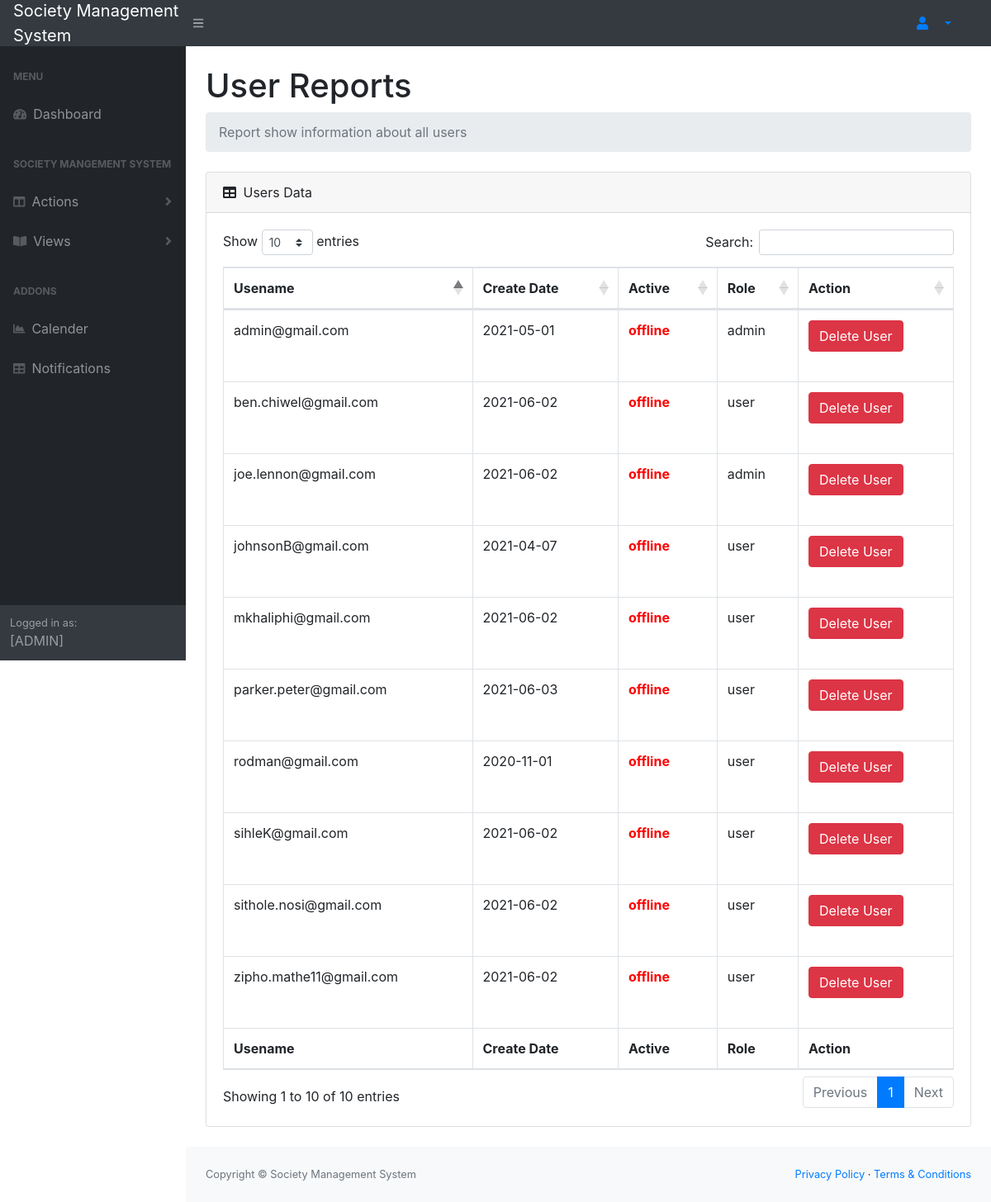
/users.php, run on an earlier commit of the app's database.
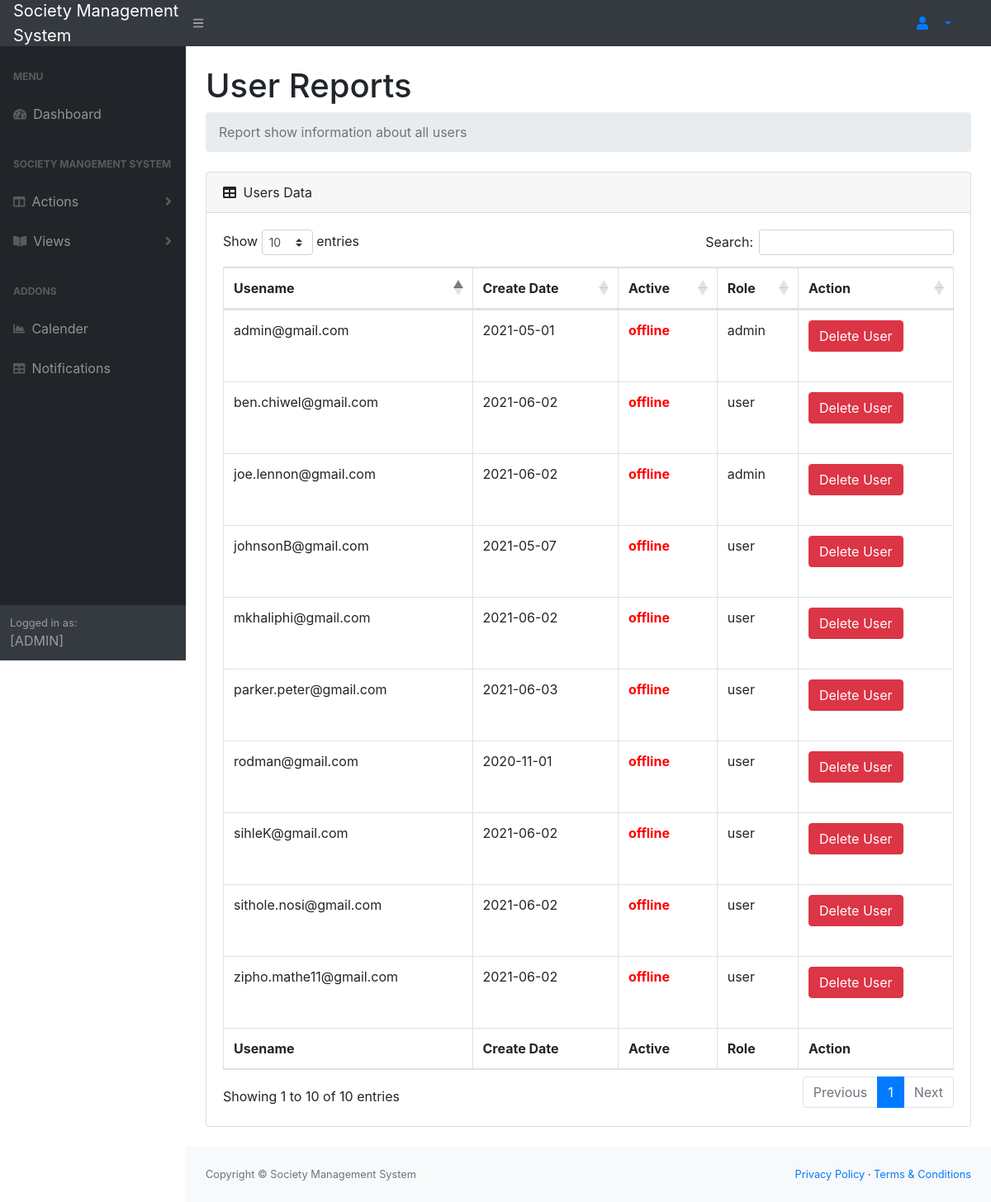
And on a later commit of the database.
### tables this page shows
CREATE TABLE `user` (
  `userId` int(10) NOT NULL,
  `email` varchar(50) NOT NULL,
  `password` varchar(25) NOT NULL,
  `createDate` varchar(12) NOT NULL,
  `active` varchar(10) NOT NULL
);

CREATE TABLE `role` (
  `role_id` int(10) NOT NULL,
  `name` varchar(15) NOT NULL
);

### users.php (the view, shortened to what the changed rows need)
<?php
include("connection.php");
$name = $_SESSION['name'];
?>
<!DOCTYPE html>
<html lang="en">
    <head>
        <link href="css/styles.css" rel="stylesheet" />
        <link href="https://cdn.datatables.net/1.10.20/css/dataTables.bootstrap4.min.css" rel="stylesheet" />
    </head>
    <body class="sb-nav-fixed">
        <div id="layoutSidenav">
            <div id="layoutSidenav_content">
                <main>
                    <div class="container-fluid">
                        <h1 class="mt-4">User Reports</h1>
                        <div class="card mb-4">
                            <div class="card-body">
                                <div class="table-responsive">
                                    <table class="table table-bordered" id="dataTable" width="100%" cellspacing="0">
                                        <thead>
                                            <tr>
                                            <th>Usename</th>
                                                <th>Create Date</th>
                                                <th>Active</th>
                                                <th>Role</th>
                                                <th>Action</th>
                                            </tr>
                                        </thead>
                                        <tfoot>
                                            <tr>
                                                <th>Usename</th>
                                                <th>Create Date</th>
                                                <th>Active</th>
                                                <th>Role</th>
                                                <th>Action</th>
                                            </tr>
                                        </tfoot>
                                        <tbody>
                                             <?php
                                               $payQuery = "SELECT u.userId,u.email,u.createDate,u.active, r.name
                                                            FROM user u, user_role m, role r
                                                            WHERE u.userId = m.user_id
                                                            AND r.role_id = m.role_id
                                                            AND  u.email <> '$name'";
                                               $payment = mysqli_query($con,$payQuery) or die(mysqli_error($con));
                                               while($data = mysqli_fetch_array($payment))
                                               {
                                                   $id = $data['userId'];
                                                   $username = $data['email'];
                                                   $date = $data['createDate'];
                                                   $status = $data['active'];
                                                   $name = $data['name'];
                                                   $color = "";
                                                   if($status == "offline")
                                                   {
                                                       $color= "color:red";
                                                   }
                                                   else {
                                                    $color= "color:green";
                                                   }
                                               ?>
                                               <tr>
                                                    <td> <?php echo $username;  ?>  </td>
                                                    <td> <?php echo $date;  ?> </td>
                                                    <td style ='<?php echo $color ?>;font-weight: bold '> <?php echo $status;  ?> </td>
                                                    <td> <?php echo $name;  ?> </td>
                                                       <td>  <a href="delUser.php?id=<?php echo $id; ?>&role=<?php echo $name; ?>" class="btn btn-danger btn-rounded mb-4" >Delete User</a></td>
                                                </tr>
                                               <?php
                                               }
                                              ?>
                                        </tbody>
                                    </table>
                                </div>
                            </div>
                        </div>
                    </div>
                </main>
            </div>
        </div>
    </body>
</html>

What changed in the data, as far as the page shows it:
changed user "johnsonB@gmail.com": createDate "2021-04-07" → "2021-05-07"
